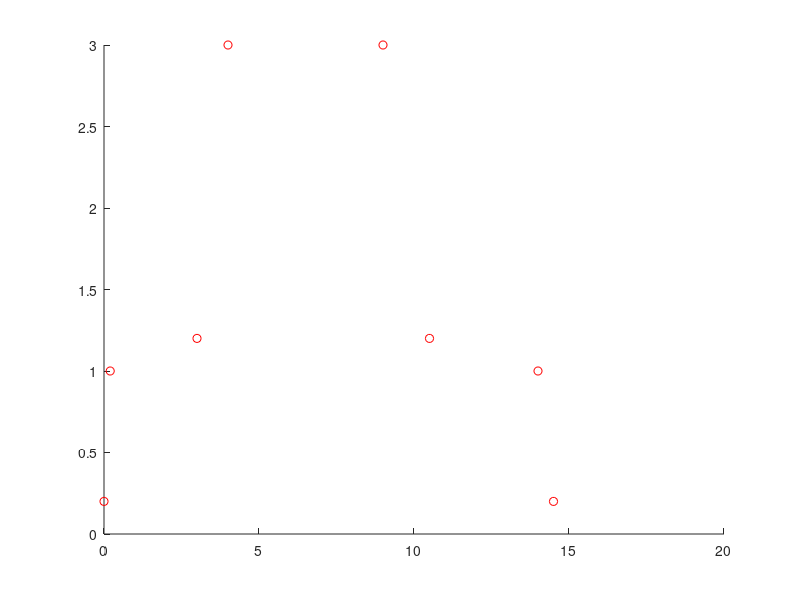

Recreate this plot in MATLAB.
function main
X = [0 0.2 3 4 9 10.5 14 14.5];
Y = [0.2 1 1.2 3 3 1.2 1 0.2];
x = min(X) : (max(X)-min(X))/100:max(X);
n=length(X);
figure(1); hold on;
plot(X, Y, 'ro');
F=0;
for j=1:n
    L=Lagranzo_daugianaris(X, j, x);
    F=F+L*Y(j);
end
plot(x, F);
end

function L=Lagranzo_daugianaris(X, j, x)
n=length(X);
L=1;
for i=1:n
    if i~=j
        L=L.*(x-X(i))/X(j)-X(i);
    end
end
return
end